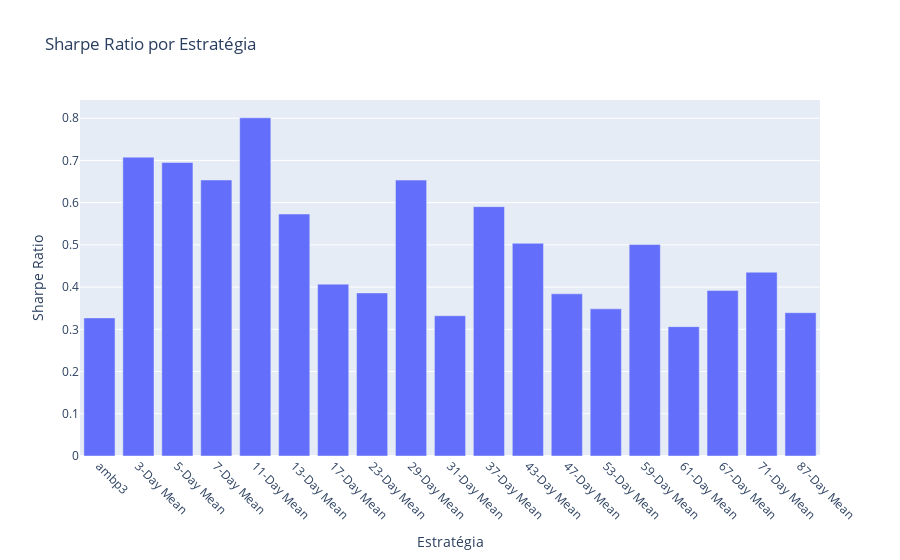

Here is the notebook cell this chart was saved with:
### Code cell
fig_sharpe = go.Figure()

# Adicionando as barras de Sharpe Ratio
fig_sharpe.add_trace(go.Bar(
    x=[f'{k}-Day Mean' if isinstance(k, int) else ticker for k in perf_dict['sharpe'].keys()],
    y=[v for v in perf_dict['sharpe'].values()],
    name='Sharpe Ratio'
))

# Ajustando o layout do gráfico
fig_sharpe.update_layout(
    title='Sharpe Ratio por Estratégia',
    xaxis_title='Estratégia',
    yaxis_title='Sharpe Ratio',
    xaxis_tickangle=45,
    showlegend=False
)

# Exibindo o gráfico
fig_sharpe.show()

### Figure 1 — Plotly figure (JSON) as saved in the notebook; plotly's stock layout.template omitted (floating-point values rounded to 4 significant figures)
{"data": [{"name": "Sharpe Ratio", "type": "bar", "x": ["ambp3", "3-Day Mean", "5-Day Mean", "7-Day Mean", "11-Day Mean", "13-Day Mean", "17-Day Mean", "23-Day Mean", "29-Day Mean", "31-Day Mean", "37-Day Mean", "43-Day Mean", "47-Day Mean", "53-Day Mean", "59-Day Mean", "61-Day Mean", "67-Day Mean", "71-Day Mean", "87-Day Mean"], "y": [0.327, 0.7078, 0.6951, 0.6537, 0.8009, 0.573, 0.407, 0.3862, 0.6534, 0.3321, 0.5905, 0.5036, 0.384, 0.3485, 0.5007, 0.3064, 0.3918, 0.4353, 0.3394]}], "layout": {"showlegend": false, "title": {"text": "Sharpe Ratio por Estratégia"}, "xaxis": {"tickangle": 45, "title": {"text": "Estratégia"}}, "yaxis": {"title": {"text": "Sharpe Ratio"}}}}
